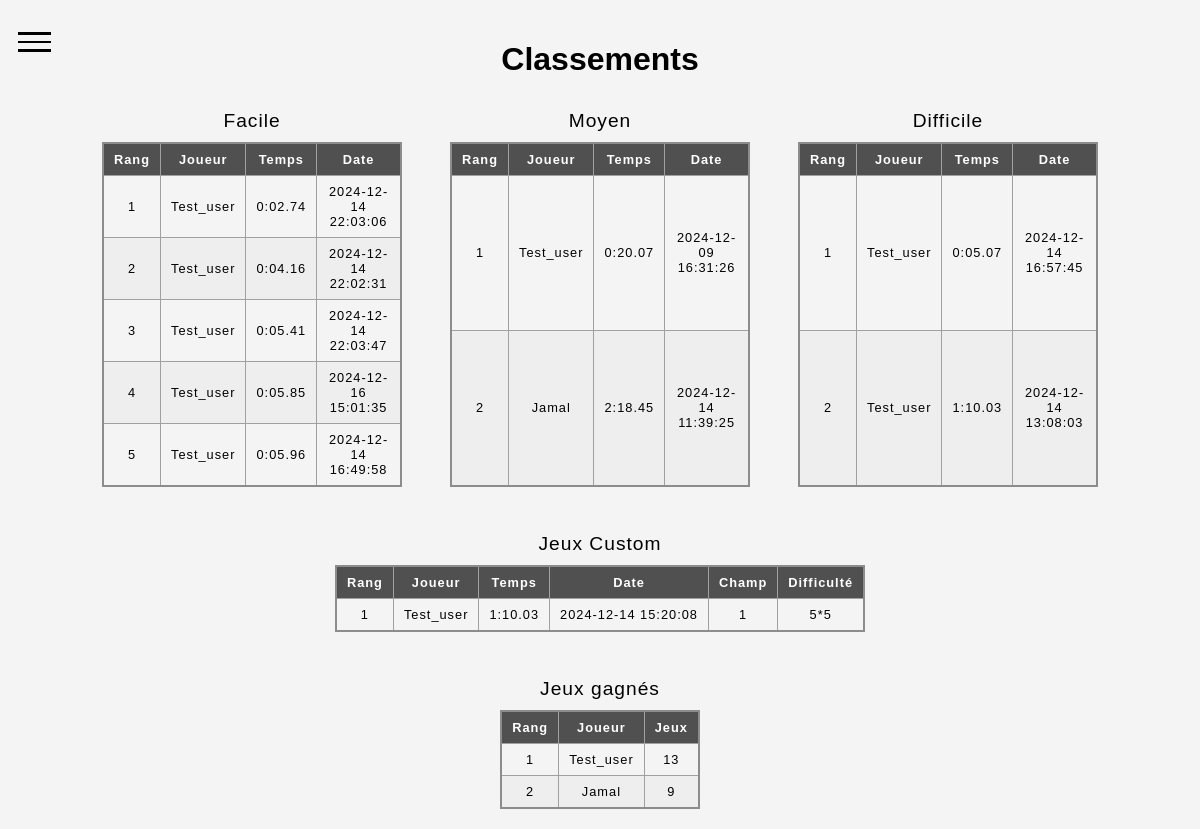
The app's page /leaderboard with its own data.
### tables this page shows
CREATE TABLE "Score" (
    id_score INTEGER PRIMARY KEY AUTOINCREMENT,
    date_jeu DATETIME DEFAULT CURRENT_TIMESTAMP,
    id_user INTEGER,
    difficulte_jeu TEXT,
    custom INTEGER, -- Allows NULL
    score_centiseconds INTEGER,
    FOREIGN KEY (id_user) REFERENCES Joueur (id_user)
);

CREATE TABLE Joueur (
    id_user INTEGER PRIMARY KEY AUTOINCREMENT,   -- ClÃ© primaire auto-incrÃ©mentÃ©e
    user_pseudo TEXT UNIQUE NOT NULL,            -- Pseudo unique
    user_mdp TEXT NOT NULL,                      -- Mot de passe cryptÃ©
    data_creation DATE DEFAULT CURRENT_TIMESTAMP -- Date de crÃ©ation, valeur par dÃ©faut = date actuelle
);

CREATE TABLE Champ (
    id_champ INTEGER PRIMARY KEY AUTOINCREMENT,  -- ClÃ© primaire auto-incrÃ©mentÃ©e
    user_id INTEGER,                             -- ClÃ© Ã©trangÃ¨re rÃ©fÃ©rencÃ©e depuis la table Joueur
    difficulte TEXT,                             -- Taille du champ de mine
    champ TEXT,
    FOREIGN KEY (user_id) REFERENCES Joueur (id_user) -- RÃ©fÃ©rence Ã  la table Joueur
);

### server.py (the view)
@app.get('/leaderboard')
async def leaderboard(request:Request):
    with sqlite3.connect(dbpath) as connection:
        cur = connection.cursor()
        data_facile = cur.execute('SELECT Joueur.user_pseudo,Score.score_centiseconds,Score.date_jeu FROM Score JOIN Joueur ON Score.id_user=Joueur.id_user WHERE Score.difficulte_jeu=="facile" AND Score.custom == "NULL" ORDER BY Score.score_centiseconds ASC LIMIT 5').fetchall()
        data_medium = cur.execute('SELECT Joueur.user_pseudo,Score.score_centiseconds,Score.date_jeu FROM Score JOIN Joueur ON Score.id_user=Joueur.id_user WHERE Score.difficulte_jeu=="moyen" AND Score.custom == "NULL" ORDER BY Score.score_centiseconds ASC LIMIT 5').fetchall()
        data_difficile = cur.execute('SELECT Joueur.user_pseudo,Score.score_centiseconds,Score.date_jeu FROM Score JOIN Joueur ON Score.id_user=Joueur.id_user WHERE Score.difficulte_jeu=="difficile" AND Score.custom == "NULL" ORDER BY Score.score_centiseconds ASC LIMIT 5').fetchall()
        wins = cur.execute("SELECT Joueur.user_pseudo, COUNT(Score.id_user) AS appearances FROM Score JOIN Joueur ON Score.id_user = Joueur.id_user GROUP BY Joueur.user_pseudo ORDER BY appearances DESC;").fetchall()#WHERE Score.custom == 1
        custom_rank = cur.execute('SELECT Joueur.user_pseudo,Score.score_centiseconds,Score.date_jeu,Champ.id_champ,Champ.difficulte FROM Score JOIN Joueur ON Joueur.id_user=Score.id_user JOIN Champ ON Joueur.id_user = Champ.user_id WHERE Score.custom != "NULL" AND Score.custom=Champ.id_champ ORDER BY Score.score_centiseconds ASC LIMIT 5').fetchall()
    return templates.TemplateResponse(
        'leaderboard.html',
        {
            'request': request,
            'title': "Classements",
            'score_facile': data_facile,
            'score_medium': data_medium,
            'score_difficile': data_difficile,
            'wins':wins,
            'custom':custom_rank,
            'enumerate': enumerate  # Add `enumerate` to the template context
        }
    )

### templates/leaderboard.html (shortened to what this page needs)
<!DOCTYPE html>
<html lang="en">
<head>
    <link rel="stylesheet" href="/static/css/style_demineur.css">
</head>
<body>
    <div id="sup">
        <button class="hamburger">
          <div class="bar"></div>
        </button>
      </div>
    <h1 id="intro">{{ title }}</h1>
    <div class="tables-container">
        <table border="1">
            <caption>Facile</caption>
            <thead>
                <tr>
                    <th scope="col">Rang</th>
                    <th scope="col">Joueur</th>
                    <th scope="col">Temps</th>
                    <th scope="col">Date</th>
                </tr>
            </thead>
            <tbody>
                {% for index, entry in enumerate(score_facile, start=1) %}
                <tr>
                    <td>{{ index }}</td>
                    <td>{{ entry[0] }}</td>
                    <td>{{ entry[1] }}</td>
                    <td>{{ entry[2] }}</td>
                </tr>
                {% endfor %}
            </tbody>
        </table>
        <table border="1">
            <caption>Moyen</caption>
            <thead>
                <tr>
                    <th scope="col">Rang</th>
                    <th scope="col">Joueur</th>
                    <th scope="col">Temps</th>
                    <th scope="col">Date</th>
                </tr>
            </thead>
            <tbody>
                {% for index, entry in enumerate(score_medium, start=1) %}
                <tr>
                    <td>{{ index }}</td>
                    <td>{{ entry[0] }}</td>
                    <td>{{ entry[1] }}</td>
                    <td>{{ entry[2] }}</td>
                </tr>
                {% endfor %}
            </tbody>
        </table>
        <table border="1">
            <caption>Difficile</caption>
            <thead>
                <tr>
                    <th scope="col">Rang</th>
                    <th scope="col">Joueur</th>
                    <th scope="col">Temps</th>
                    <th scope="col">Date</th>
                </tr>
            </thead>
            <tbody>
                {% for index, entry in enumerate(score_difficile, start=1) %}
                <tr>
                    <td>{{ index }}</td>
                    <td>{{ entry[0] }}</td>
                    <td>{{ entry[1] }}</td>
                    <td>{{ entry[2] }}</td>
                </tr>
                {% endfor %}
            </tbody>
        </table>
    </div>
    <br><br>
    <table border="1">
        <caption>Jeux Custom</caption>
        <thead>
            <tr>
                <th scope="col">Rang</th>
                <th scope="col">Joueur</th>
                <th scope="col">Temps</th>
                <th scope="col">Date</th>
                <th scope="col">Champ</th>
                <th scope="col">Difficulté</th>
            </tr>
        </thead>
        <tbody>
            {% for index, entry in enumerate(custom, start=1) %}
            <tr>
                <td>{{ index }}</td>
                <td>{{ entry[0] }}</td>
                <td>{{ entry[1] }}</td>
                <td>{{ entry[2] }}</td>
                <td>{{ entry[3] }}</td>
                <td>{{ entry[4] }}</td>
            </tr>
            {% endfor %}
        </tbody>
    </table>
    <br><br>
    <table border="1">
        <caption>Jeux gagnés</caption>
        <thead>
            <tr>
                <th scope="col">Rang</th>
                <th scope="col">Joueur</th>
                <th scope="col">Jeux</th>
            </tr>
        </thead>
        <tbody>
            {% for index, entry in enumerate(wins, start=1) %}
            <tr>
                <td>{{ index }}</td>
                <td>{{ entry[0] }}</td>
                <td>{{ entry[1] }}</td>
            </tr>
            {% endfor %}
        </tbody>
    </table>
</body>
</html>

### static/css/style_demineur.css (style rules this page uses)
body { justify-content: center; align-items: center; background-position: center; display:flex; flex-direction: column; align-items: center; margin: 0; padding: 20px; background-color: #f4f4f4; font-family: 'Oswald', sans-serif; }
th, td { border: 1px solid rgb(160 160 160); padding: 8px 10px; }
th[scope='col'] { background-color: #505050; color: #fff; }
td { text-align: center; }
tr:nth-of-type(even) { background-color: #eee; }
table { border-collapse: collapse; border: 2px solid rgb(140 140 140); font-family: sans-serif; font-size: 0.8rem; letter-spacing: 1px; }
caption { font-size:1.5em; padding: 10px; letter-spacing: 1px; }
.tables-container { display: flex; grid-template-columns: repeat(3, 1fr); gap: 3em; }
.tables-container table { max-width: 300px; }
#intro { opacity: 0; animation: fadeIn 2s forwards; }
#sup { top: 0; position: absolute; }
.hamburger { display: block; width: 9em; cursor: pointer; position: fixed; left: 1%; top: 3%; appearance: none; background: none; outline: none; border: none; z-index: 2; }
.hamburger .bar, .hamburger::after, .hamburger::before { content: ''; display: block; width: 2.5em; height: 0.2em; background-color: #000; margin: 6px 0px; transition: 0.4s; }

### records on screen
Score: id_user "1", user_pseudo "Test_user", date_jeu "2024-12-14 22:03:06"
Score: index "2", user_pseudo "Test_user", date_jeu "2024-12-14 22:02:31"
Score: index "3", user_pseudo "Test_user", date_jeu "2024-12-14 22:03:47"
Score: index "4", user_pseudo "Test_user", date_jeu "2024-12-16 15:01:35"
Score: index "5", user_pseudo "Test_user", date_jeu "2024-12-14 16:49:58"
Score: id_user "1", user_pseudo "Test_user", date_jeu "2024-12-09 16:31:26"
Score: id_user "2", user_pseudo "Jamal", date_jeu "2024-12-14 11:39:25"
Score: id_user "1", user_pseudo "Test_user", date_jeu "2024-12-14 16:57:45"
Score: index "2", user_pseudo "Test_user", date_jeu "2024-12-14 13:08:03"
Score: index "1", user_pseudo "Test_user", date_jeu "2024-12-14 15:20:08", id_champ "1", difficulte "5*5"
Joueur: id_user "1", user_pseudo "Test_user", entry "13"
Joueur: id_user "2", user_pseudo "Jamal", entry "9"

### other values on screen
{{ title }} "Classements"
